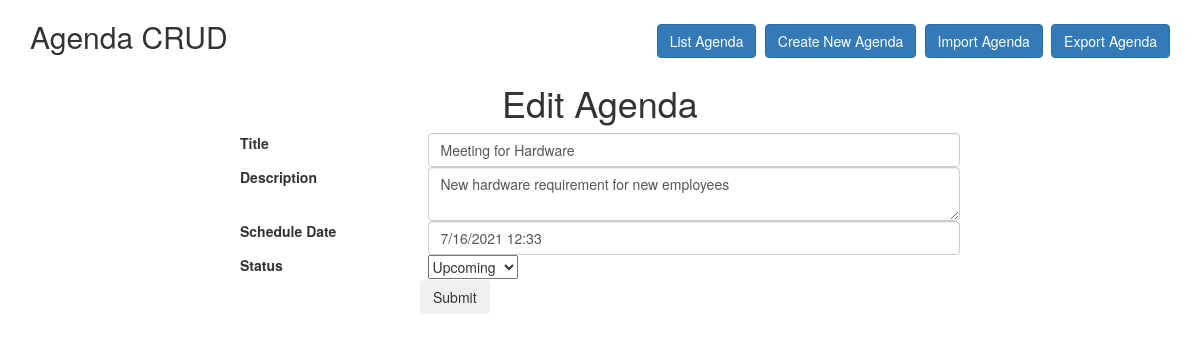
The page /agenda/edit/4 on the database its author committed.
### tables this page shows
CREATE TABLE `agenda` (
  `id` int(11) NOT NULL AUTO_INCREMENT,
  `title` varchar(255) DEFAULT NULL,
  `description` text DEFAULT NULL,
  `schedule_date` varchar(255) DEFAULT NULL,
  `status` enum('completed','upcoming','running','cancelled') DEFAULT NULL,
  `created_date` datetime DEFAULT NULL,
  `updated_date` datetime DEFAULT NULL,
  PRIMARY KEY (`id`)
);

### application/controllers/Agenda.php (called while the page is built, shortened)
<?php
class Agenda extends CI_Controller {
   public function __construct() {
      $this->load->model('AgendaModel');
	 $this->load->library('form_validation');
   }
   public function edit($id)
   {
       $agendaarr = $this->db->get_where('agenda', array('id' => $id))->row();
       $this->load->view('includes/header');
       $this->load->view('agenda/edit',array('agendaarr'=>$agendaarr));
       $this->load->view('includes/footer');
   }
}

### index.php (called while the page is built, shortened)
<?php
require_once BASEPATH.'core/CodeIgniter.php';

### application/views/agenda/edit.php (the view, shortened to what this page needs)
<div class="row">
    <div class="col-lg-12">
        <h2>Agenda CRUD
            <div class="pull-right">
				<a class="btn btn-primary" href="<?php echo base_url('agenda');?>"> List Agenda</a>
               <a class="btn btn-primary" href="<?php echo base_url('agenda/create');?>"> Create New Agenda</a>
			   <a class="btn btn-primary" href="<?php echo base_url('agenda/import');?>">Import Agenda</a>
			   <a class="btn btn-primary" href="<?php echo base_url('agenda/export');?>">Export Agenda</a>
            </div>
        </h2>
     </div>
</div>
<form method="post" name="agendaEdit" action="<?php echo base_url('agenda/update/'.$agendaarr->id);?>">
    <div class="row">
		<h1 style="text-align:center;">Edit Agenda</h1>
	   <div class="col-md-8 col-md-offset-2">
            <div class="form-group">
                <label class="col-md-3">Title</label>
                <div class="col-md-9">
                    <input type="text" name="title" class="form-control" value="<?php echo $agendaarr->title; ?>">
                </div>
            </div>
        </div>
        <div class="col-md-8 col-md-offset-2">
            <div class="form-group">
                <label class="col-md-3">Description</label>
                <div class="col-md-9">
                    <textarea name="description" class="form-control"><?php echo $agendaarr->description; ?></textarea>
                </div>
            </div>
        </div>
		<div class="col-md-8 col-md-offset-2">
            <div class="form-group">
                <label class="col-md-3">Schedule Date</label>
                <div class="col-md-9">
                   <input type='text' name="schedule_date" value="<?php echo $agendaarr->schedule_date; ?>" class="form-control" id='dtpickerdemo' />
                </div>
            </div>
        </div>
		<div class="col-md-8 col-md-offset-2">
            <div class="form-group">
                <label class="col-md-3">Status</label>
                <div class="col-md-9">
                    <select name="status" >
					<option value="Upcoming">Upcoming</option>
					</select>
                </div>
            </div>
        </div>
        <div class="col-md-8 col-md-offset-2 pull-right">
            <input type="submit" name="Save" class="btn">
        </div>
    </div>
</form>

### rows shown on the page
agenda: title "Meeting for Hardware", description "New hardware requirement for new employees", schedule_date "7/16/2021 12:33"
